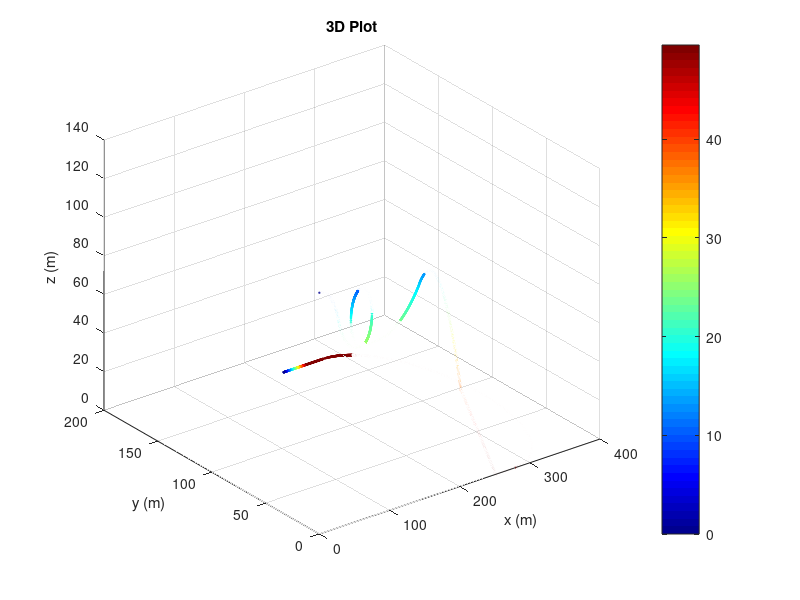

Reproduce this figure in MATLAB. (Note: this script raises an error after producing the figure.)
%Lab 1, ASEN 2803-004, Group 4-10, Armand Etchen, 107290116, MOD 10FEB2025
%3D scatter plot of whole roller coaster. Colormap shown for velocity

%TEMP: USING PLACEHOLDER FOR TRANSITION AFTER PARABOLA

%cleaning
close all
clear
clc

%const
inc=0.1;

%t1 first circle
x1_1_start=0;
x1_1_end=27.27;
x1_1=x1_1_start:inc:x1_1_end;
z1_1=sqrt(900-x1_1.^2)+95;


%t1 second circle
x1_2_start=x1_1_end;
x1_2_end=54.54;
x1_2=x1_2_start:inc:x1_2_end;
z1_2=-sqrt(900-(x1_2-2*sqrt(743.75)).^2)+120;

xtot=[x1_1, x1_2];
ytot=zeros(size(xtot));
ztot=[z1_1, z1_2];

%t2 flat
x2_start=x1_2_end;
x2_end=60;
x2=x2_start:inc:x2_end;
y2=0.*x2;
z2=90+y2;

xtot=[xtot, x2];
ytot=zeros(size(xtot));
ztot=[ztot, z2];

%loop
xloop_start=60;
xloop_end=xloop_start;
rloop=15;
incloop=1000;
xloop=linspace(xloop_start-rloop,xloop_end+rloop,incloop);
zloop_1=sqrt(rloop.^2-(xloop-60).^2)+105;
zloop_2=-sqrt(rloop.^2-(xloop-60).^2)+105;
xloop=[xloop, xloop];
zloop=[zloop_1,zloop_2];

xtot=[xtot, xloop];
ytot=zeros(size(xtot));
ztot=[ztot, zloop];

%t3 flat
x3_start=xloop_start;
x3_end=80;
x3=x3_start:inc:x3_end;
y3=zeros(size(x3));
z3=y3+90;

xtot=[xtot, x3];
ytot=zeros(size(xtot));
ztot=[ztot, z3];

%t4 circle
x4_start=x3_end;
x4_end=142.412;
x4=x4_start:inc:x4_end;
y4=zeros(size(x4));
z4=-sqrt(100.^2-(x4-80).^2)+190;

xtot=[xtot, x4];
ytot=zeros(size(xtot));
ztot=[ztot, z4];

%parabola

xparabola_start=x4_end;
xparabola_end=201.5485;
xparabola=xparabola_start:inc:xparabola_end;
yparabola=xparabola*0;
zparabola=-4.905*((xparabola-142.412)/12.53462).^2 + 10.02770*((xparabola-142.142)/12.53462) + 111.8669;

xtot=[xtot, xparabola];
ytot=zeros(size(xtot));
ztot=[ztot, zparabola];

%t5a PLACEHOLDER

x_t5a_start=201.5485;
x_t5a_end=251.5485;
x_t5a=x_t5a_start:inc:x_t5a_end;
y_t5a=zeros(size(x_t5a));
z_t5a=linspace(50,0,length(x_t5a));

%t5b PLACEHOLDER
x_t5b_start=251.5485;
x_t5b_end=276.5485;
x_t5b=x_t5b_start:inc:x_t5b_end;
y_t5b=zeros(size(x_t5b));
z_t5b=y_t5b;

xtot=[xtot, x_t5a, x_t5b];
ytot=[ytot, y_t5a, y_t5b];
ztot=[ztot, z_t5a, z_t5b];

%banked turn

vmax=49.5227;
theta=1.231; %rad
r=vmax^2/9.81*cot(theta); %88.3769m
%circle center (276.5485, 88.3760, 0)

xbt_start=276.5485;
xbt_end=xbt_start;
xbt_inc=10000;

ybt=linspace(0,176.777,xbt_inc);
xbt=sqrt(r.^2-(ybt-r).^2)+r+(276.5485-r);
zbt=zeros(1,xbt_inc);

xtot=[xtot, xbt];
ytot=[ytot, ybt];
ztot=[ztot, zbt];

%twisting line

xtwist_start=276.5485;
xtwist_end=251.5485;
xtwist=xtwist_start:-inc:xtwist_end;
ytwist=zeros(size(xtwist))+176.777;
ztwist=zeros(size(xtwist));

xtot=[xtot, xtwist];
ytot=[ytot, ytwist];
ztot=[ztot, ztwist];

%braking section

xbrake_start=251.5485;
xbrake_end=220.2985;
xbrake=xbrake_start:-inc:xbrake_end;
ybrake=zeros(size(xbrake))+176.777;
zbrake=zeros(size(xbrake));

xtot=[xtot, xbrake];
ytot=[ytot, ybrake];
ztot=[ztot, zbrake];

%velocity
v=sqrt(2*9.81*(125-ztot));

%recalculating braking section velocity
v(15023:end)=linspace(49.5227,0,313);

%3D plot
s=1;
c=ztot;
figure
scatter3(xtot,ytot,ztot,s,v);
colormap jet
title('3D Plot');
xlabel('x (m)');
ylabel('y (m)');
zlabel('z (m)');
h=colorbar;
h.Label.String='Speed (m/s)';

print('scatter3_2803_lab1','-dpng','-r300') %saves image file (png)